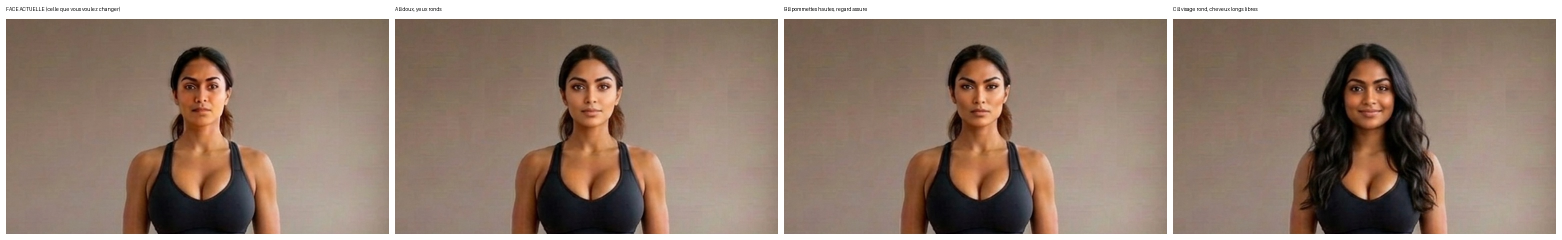
#> input picture evolution/media/refonte-photo/choix-visage-femme.jpg, 3124 x 480 px (shown at 1/2 size)
$ python -i planches.py   (imports and definitions only)
#> lines starting #> are read from the running program, lines starting #| are printed output that depends on the picture
#!/usr/bin/env python3
"""Planches de contact GIF pour vérification visuelle (diagnostic uniquement).

Modes :
  planches <entries.json> <out.png>          entries.json = [{"name":..., "file":...}]
  chrono   <media.gif> <out.png> [n_frames]  bande multi-images d'un GIF animé

Aucun média n'est modifié : lecture seule + planches dans /tmp ou ailleurs.
"""
import json
import sys

from PIL import Image, ImageDraw

CELL_W = 300
CELL_H = 210
LABEL_H = 26


def fit(im, w, h):
    r = min(w / im.width, h / im.height)
    return im.resize((max(1, int(im.width * r)), max(1, int(im.height * r))))


def planches(entries, out):
    cols = 5
    rows = (len(entries) + cols - 1) // cols
    sheet = Image.new("RGB", (CELL_W * cols, (CELL_H + LABEL_H) * rows), (12, 14, 19))
    d = ImageDraw.Draw(sheet)
    for i, e in enumerate(entries):
        p = e["file"] if e["file"].startswith("/") else "public/media/" + e["file"]
        if not p.endswith(".gif") and not p.endswith(".png") and not p.endswith(".jpg"):
            p += ".gif"
        try:
            im = Image.open(p)
            im.seek(0)
            im = im.convert("RGB")
        except Exception:
            continue
        im = fit(im, CELL_W - 8, CELL_H - 8)
        x = (i % cols) * CELL_W + 4
        y = (i // cols) * (CELL_H + LABEL_H)
        sheet.paste(im, (x, y))
        d.text((x + 2, y + CELL_H - 4), str(e.get("name", ""))[:46], fill=(235, 238, 242))
    sheet.save(out)
    print("OK", out, sheet.size)


def chrono(path, out, n=4):
#> called with out = 'out.png', n = 4
    im = Image.open(path)
#> im is the input picture: PIL image 3124x480 RGB; mean R, G, B 150.4, 130.3, 117
    frames = getattr(im, "n_frames", 1)
#> frames = 1
    idxs = [min(i, frames - 1) for i in range(n)]
#> idxs = [0, 0, 0, 0]
    tiles = []
    for i in idxs:
        im.seek(i)
        tiles.append(im.convert("RGB"))
#> this loop made 4 passes
#> after the loop, tiles = 4 items
    w = 360
    th = 300
    tiles = [fit(t, w, th) for t in tiles]
    sheet = Image.new("RGB", (w * n, th + 20), (12, 14, 19))
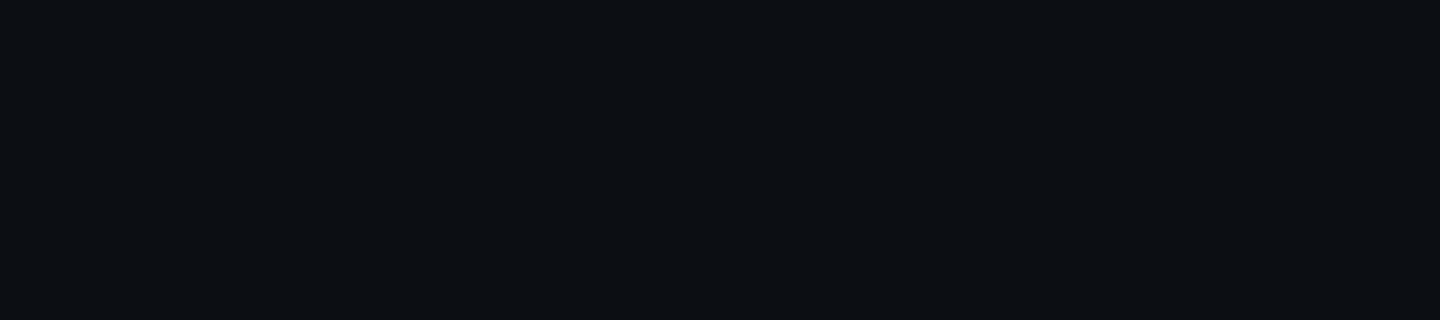
#> sheet: PIL image 1440x320 RGB; mean R, G, B 12, 14, 19
    for i, t in enumerate(tiles):
        sheet.paste(t, (i * w, 0))
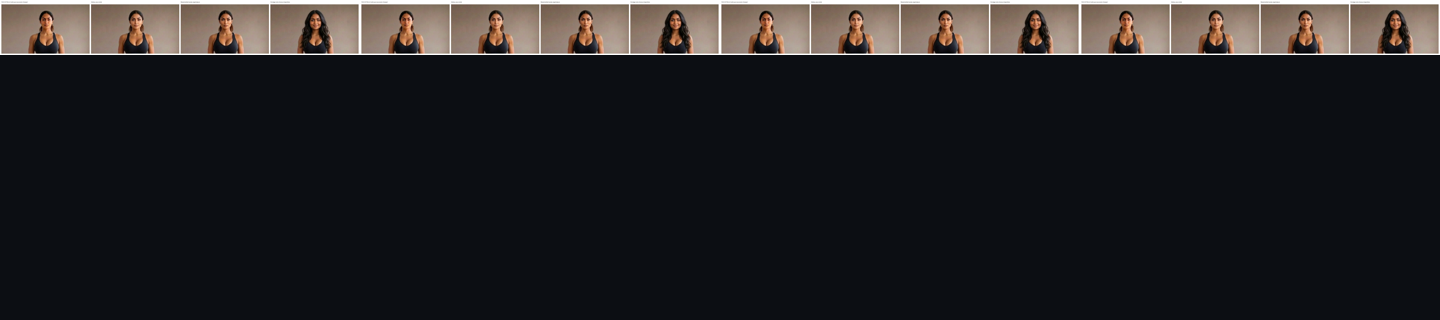
#> sheet: PIL image 1440x320 RGB; mean R, G, B 35.8, 34, 35.8
    d = ImageDraw.Draw(sheet)
    d.text((4, th + 2), f"{path.split('/')[-1]} ({frames} images)", fill=(235, 238, 242))
    sheet.save(out)
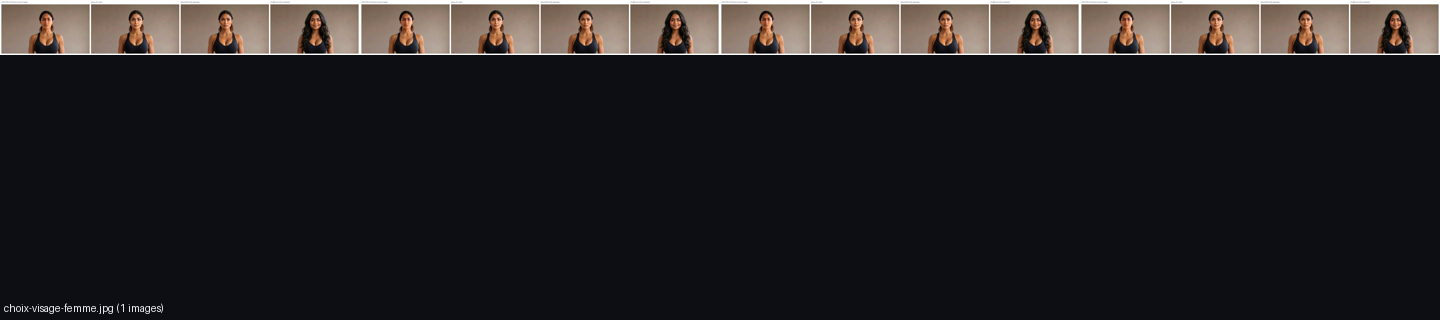
#> saved as out.png: PIL image 1440x320 RGB; mean R, G, B 35.9, 34.1, 36
    print("OK", out)


# [9 lines not run here, left out]

>>> result = chrono('../../evolution/media/refonte-photo/choix-visage-femme.jpg', 'out.png')

$ run again, on evolution/media/refonte-photo/exemple-2-exercices-chacun.jpg
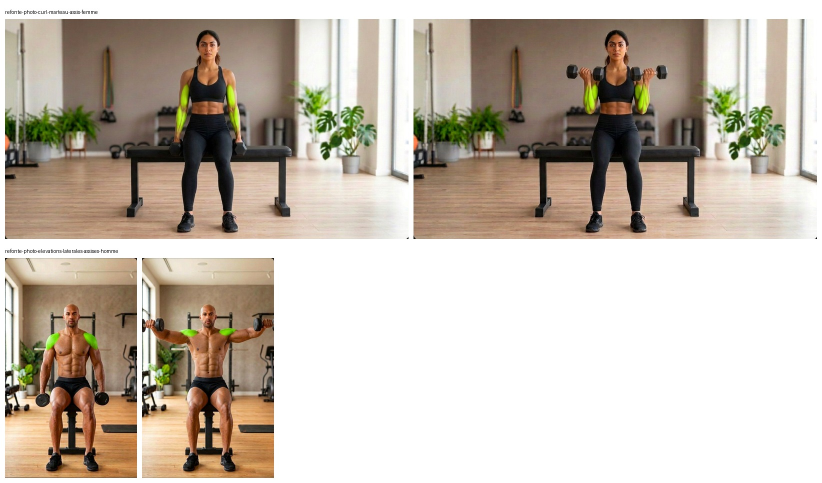
#> input picture evolution/media/refonte-photo/exemple-2-exercices-chacun.jpg, 1644 x 966 px (shown at 1/2 size)
#> in chrono, im is the input picture: PIL image 1644x966 RGB; mean R, G, B 197.6, 187.4, 175.1
#> frames = 1
#> idxs = [0, 0, 0, 0]
#> the loop in chrono, `for i in idxs:` made 4 passes
#> after the loop in chrono, `for i in idxs:`: tiles = 4 items
#> the loop in chrono, `for i, t in enumerate(tiles):` made 4 passes
#> after the loop in chrono, `for i, t in enumerate(tiles):`:
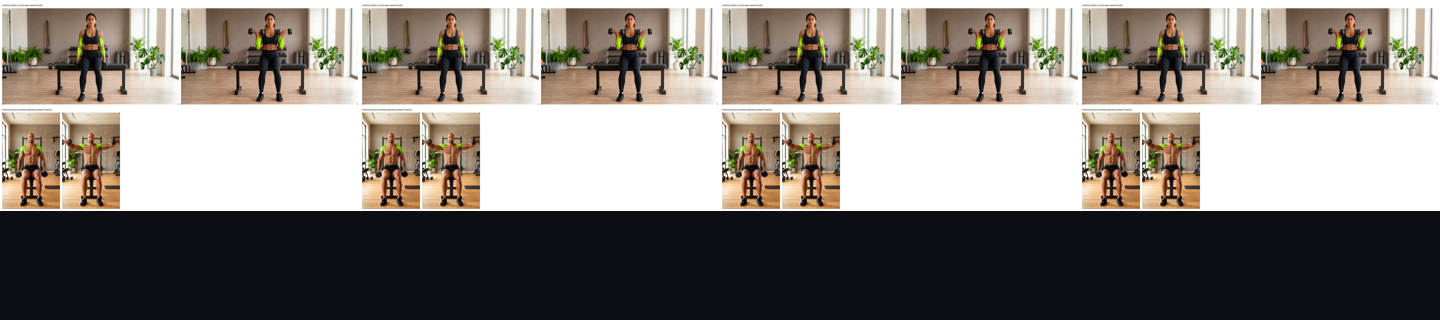
#> sheet: PIL image 1440x320 RGB; mean R, G, B 134.4, 128.3, 121.9
#> in chrono, `sheet.save(out)`:
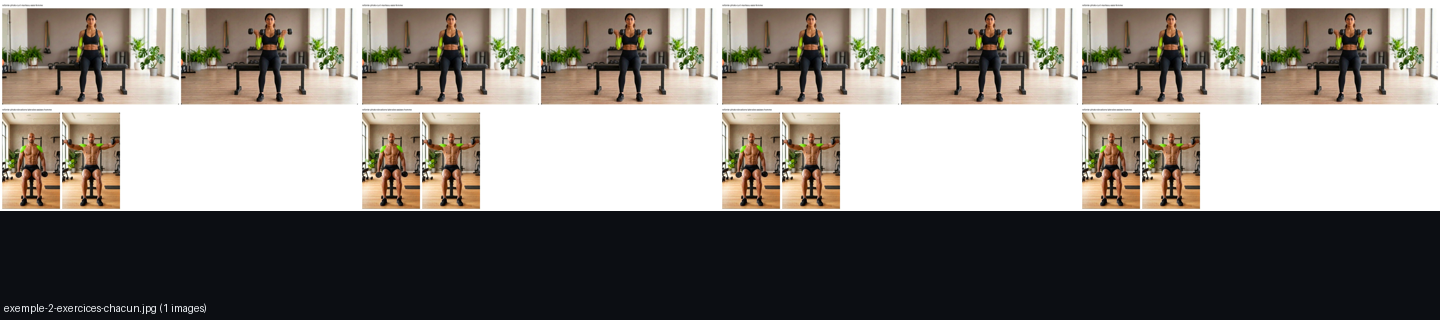
#> saved as out.png: PIL image 1440x320 RGB; mean R, G, B 134.6, 128.5, 122.1
